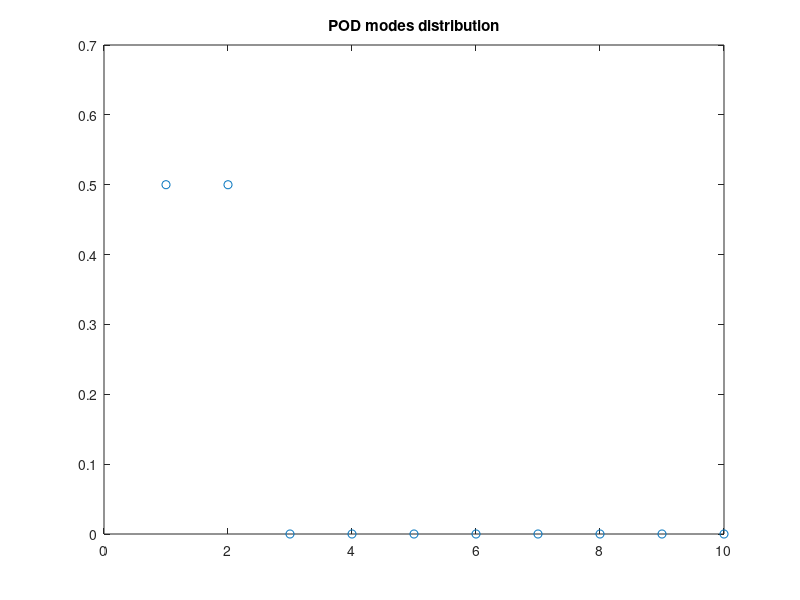

Recreate this plot in MATLAB. (Note: this script raises an error after producing the figure.)
clear;

% a==b would result in 2 modes
% a!=b would result in 4 modes
a = 1;
b = 1;
npts = 101;
x_arr = linspace(-1,1,npts);
y_arr = linspace(-1,1,npts);
[x_mat, y_mat] = meshgrid(x_arr, y_arr);
uFunc = @(t) sin(2*pi*(x_mat - a*t)) + sin(2*pi*(y_mat - b*t));

nt = 101;
t_arr = linspace(0, 1.0, nt);
u_mat = zeros(npts*npts, nt);
for i = 1:nt
  t = t_arr(i);
  tmp_mat = uFunc(t);
  u_mat(:, i) = reshape(tmp_mat, [npts*npts, 1]);
end

[U,S,V] = svd(u_mat,'econ');

f = figure();
s_arr = diag(S);
s_sum = sum(s_arr);
s_arr = s_arr / s_sum;
plot(s_arr(1:10), 'o');
title_str = sprintf('POD modes distribution');
title(title_str);

n_mode = sum(s_arr>1E-12);
u_modes_mat = zeros(npts*npts,nt,n_mode);
for i = 1:n_mode
  u_modes_mat(:,:,i) = U(:, i) * S(i,i) * V(:, i)';
end

f = figure();
ax_arr = gobjects(n_mode,1);
label_arr = cell(n_mode,1);
for i = 1:n_mode
  ax_arr(i) = plot(t_arr, V(:, i)); hold on;
  label_arr{i} = sprintf('Mode No. %d', i);
end
legend(ax_arr, label_arr);
title_str = sprintf('Time variation of the POD modes');
title(title_str);

f = figure();
h.Visible = 'off';
for it = 1:nt
  ax1 = subplot(2,2,1);
  u_pod = reshape(sum(u_modes_mat(:,it,1:n_mode), 3), [npts, npts]);
  title_str = sprintf('Mode sum(1:%d)',n_mode);
  contourf(x_mat, y_mat, u_pod);
  title(title_str);
  ax2 = subplot(2,2,2);
  contourf(x_mat, y_mat, reshape(u_mat(:,it), [npts, npts]));
  title_str = sprintf('Original solution');
  title(title_str);
  ax3 = subplot(2,2,3);
  contourf(x_mat, y_mat, reshape(u_modes_mat(:,it,1), [npts, npts]));
  title_str = sprintf('Mode no. %d', 1);
  title(title_str);
  ax4 = subplot(2,2,4);
  contourf(x_mat, y_mat, reshape(u_modes_mat(:,it,2), [npts, npts]));
  title_str = sprintf('Mode no. %d', 2);
  title(title_str);
  drawnow
end
h.Visible = 'on';

